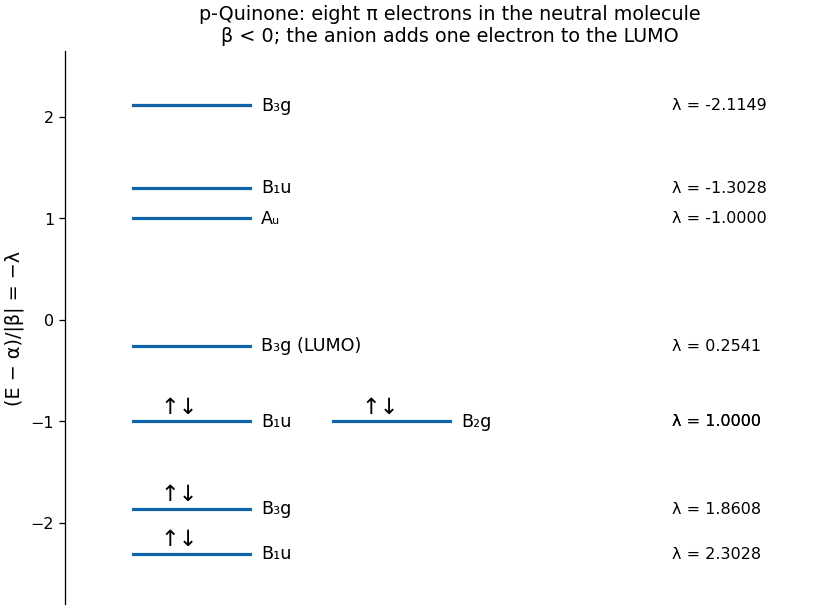

This figure's Python source:
"""Original exact eight-site Hückel spectrum; Python 3.14.4, matplotlib/numpy."""
from pathlib import Path
import matplotlib
matplotlib.use('Agg')
import matplotlib.pyplot as plt
import numpy as np
roots=np.sort(np.roots([1,0,-4,1]))[::-1]
vals=[(1+np.sqrt(13))/2,roots[0],1,1,roots[1],-1,(1-np.sqrt(13))/2,roots[2]]
labels=['B₁u','B₃g','B₁u','B₂g','B₃g (LUMO)','Aᵤ','B₁u','B₃g']
fig,ax=plt.subplots(figsize=(7.3,5.3),layout='constrained')
for i,(lam,label) in enumerate(zip(vals,labels)):
 y=-lam;x=.58 if i!=3 else 2.3
 if i==2:x=.58
 ax.plot([x,x+1], [y,y],color='#1262a6',lw=2)
 ax.text(x+1.10,y,label,va='center',fontsize=11)
 if i<4:
  ax.text(x+.40,y+.08,'↑↓',ha='center',fontsize=14)
 ax.text(5.2,y,f'λ = {lam:.4f}',va='center',fontsize=10)
ax.set_xlim(0,6.6);ax.set_ylim(-2.8,2.65);ax.set_xticks([]);ax.set_ylabel('(E − α)/|β| = −λ',fontsize=12)
ax.set_title('p-Quinone: eight π electrons in the neutral molecule\nβ < 0; the anion adds one electron to the LUMO',fontsize=12)
ax.spines[['top','right','bottom']].set_visible(False)
fig.savefig(Path(Path(__file__).stem + '.png'),dpi=115,facecolor='white');plt.close(fig)
